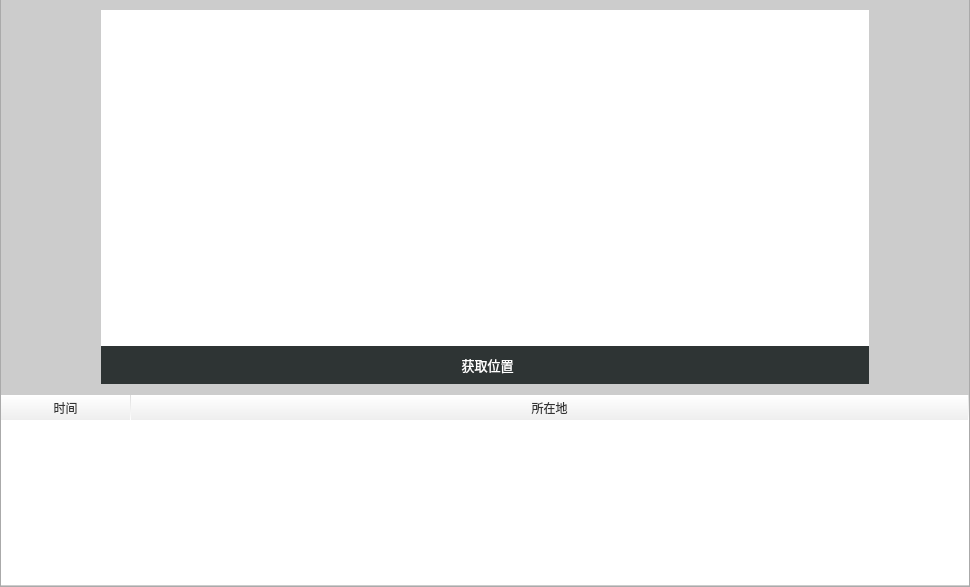
<?xml version="1.0" encoding="UTF-8"?>
<ui version="4.0">
 <class>MapInfoDlg</class>
 <widget class="QWidget" name="MapInfoDlg">
  <property name="geometry">
   <rect>
    <x>0</x>
    <y>0</y>
    <width>970</width>
    <height>587</height>
   </rect>
  </property>
  <property name="windowTitle">
   <string>MapInfoDlg</string>
  </property>
  <property name="styleSheet">
   <string notr="true">QFrame#MapInfoDlg
{
	background-color:#cccccc;
}</string>
  </property>
  <layout class="QHBoxLayout" name="horizontalLayout">
   <property name="spacing">
    <number>0</number>
   </property>
   <property name="margin">
    <number>0</number>
   </property>
   <item>
    <widget class="QFrame" name="map">
     <property name="styleSheet">
      <string notr="true">QFrame#map
{	
 background-color:#cccccc;
border:1px solid #aaaaaa;
 border-top-width:0px;
}</string>
     </property>
     <property name="frameShape">
      <enum>QFrame::StyledPanel</enum>
     </property>
     <property name="frameShadow">
      <enum>QFrame::Raised</enum>
     </property>
     <layout class="QVBoxLayout" name="verticalLayout_2">
      <property name="spacing">
       <number>0</number>
      </property>
      <property name="margin">
       <number>0</number>
      </property>
      <item>
       <layout class="QVBoxLayout" name="verticalLayout_21">
        <property name="spacing">
         <number>0</number>
        </property>
        <item>
         <spacer name="verticalSpacer_2">
          <property name="orientation">
           <enum>Qt::Vertical</enum>
          </property>
          <property name="sizeType">
           <enum>QSizePolicy::Fixed</enum>
          </property>
          <property name="sizeHint" stdset="0">
           <size>
            <width>20</width>
            <height>10</height>
           </size>
          </property>
         </spacer>
        </item>
       </layout>
      </item>
      <item>
       <layout class="QHBoxLayout" name="horizontalLayout_2">
        <item>
         <spacer name="horizontalSpacer">
          <property name="orientation">
           <enum>Qt::Horizontal</enum>
          </property>
          <property name="sizeType">
           <enum>QSizePolicy::Fixed</enum>
          </property>
          <property name="sizeHint" stdset="0">
           <size>
            <width>100</width>
            <height>20</height>
           </size>
          </property>
         </spacer>
        </item>
        <item>
         <layout class="QVBoxLayout" name="verticalLayout">
          <property name="spacing">
           <number>0</number>
          </property>
          <item>
           <widget class="QFrame" name="mapContainer">
            <property name="sizePolicy">
             <sizepolicy hsizetype="Expanding" vsizetype="Expanding">
              <horstretch>0</horstretch>
              <verstretch>0</verstretch>
             </sizepolicy>
            </property>
            <property name="minimumSize">
             <size>
              <width>500</width>
              <height>300</height>
             </size>
            </property>
            <property name="styleSheet">
             <string notr="true">QFrame#mapContainer
{
	padding:-10px;
	border:1px solid white;
	background-color:white;
}</string>
            </property>
            <property name="frameShape">
             <enum>QFrame::StyledPanel</enum>
            </property>
            <property name="frameShadow">
             <enum>QFrame::Raised</enum>
            </property>
           </widget>
          </item>
          <item>
           <widget class="QPushButton" name="btnGetLocation">
            <property name="sizePolicy">
             <sizepolicy hsizetype="Expanding" vsizetype="Fixed">
              <horstretch>0</horstretch>
              <verstretch>0</verstretch>
             </sizepolicy>
            </property>
            <property name="minimumSize">
             <size>
              <width>101</width>
              <height>38</height>
             </size>
            </property>
            <property name="maximumSize">
             <size>
              <width>9999</width>
              <height>38</height>
             </size>
            </property>
            <property name="styleSheet">
             <string notr="true">QPushButton
{
	font-family:&quot;Microsoft Yahei&quot;;
	font-size:13px;
	border:0px solid #aaaaaa;
	color:white;
	padding-left:5px;
	background-color:transparent;
	text-align:center;
	background-color:rgb(46,52,52);
}

QPushButton:hover
{
	background-color:rgb(128,188,255);
}

QPushButton:pressed
{
	background-color:rgb(128,188,255);
	margin:1px;
}</string>
            </property>
            <property name="text">
             <string>获取位置</string>
            </property>
            <property name="icon">
             <iconset resource="maindlg.qrc">
              <normaloff>image/location.png</normaloff>image/location.png</iconset>
            </property>
            <property name="iconSize">
             <size>
              <width>24</width>
              <height>24</height>
             </size>
            </property>
           </widget>
          </item>
         </layout>
        </item>
        <item>
         <spacer name="horizontalSpacer_2">
          <property name="orientation">
           <enum>Qt::Horizontal</enum>
          </property>
          <property name="sizeType">
           <enum>QSizePolicy::Fixed</enum>
          </property>
          <property name="sizeHint" stdset="0">
           <size>
            <width>100</width>
            <height>20</height>
           </size>
          </property>
         </spacer>
        </item>
       </layout>
      </item>
      <item>
       <spacer name="verticalSpacer">
        <property name="orientation">
         <enum>Qt::Vertical</enum>
        </property>
        <property name="sizeType">
         <enum>QSizePolicy::Fixed</enum>
        </property>
        <property name="sizeHint" stdset="0">
         <size>
          <width>10</width>
          <height>10</height>
         </size>
        </property>
       </spacer>
      </item>
      <item>
       <widget class="QTableWidget" name="tbLocationHistory">
        <property name="sizePolicy">
         <sizepolicy hsizetype="Minimum" vsizetype="Minimum">
          <horstretch>0</horstretch>
          <verstretch>0</verstretch>
         </sizepolicy>
        </property>
        <property name="minimumSize">
         <size>
          <width>270</width>
          <height>0</height>
         </size>
        </property>
        <property name="maximumSize">
         <size>
          <width>9999</width>
          <height>16777215</height>
         </size>
        </property>
        <property name="styleSheet">
         <string notr="true">
QHeaderView::section {
	background-color:qlineargradient(spread:pad, x1:0, y1:0, x2:0, y2:1, stop:0 #ffffff, stop:1 #eeeeee);
	border:none;
	border-right: 1px solid qlineargradient(spread:pad, x1:0, y1:0, x2:0, y2:1, stop:0 #dddddd, stop:1 #ffffff);
	border-bottom: 0px solid #eeeeee;
	height:25px;
	color:#333333;
	font-family:&quot;微软雅黑&quot;;
	text-align:center left;
 }

QTableWidget QHeaderView::section:hover {
	background-color:qlineargradient(spread:pad, x1:0, y1:0, x2:0, y2:1, stop:0 #ddeeff, stop:1 #eef0ff);
 }

QTableWidget:item
{
	padding-left:10px;
}

QFrame#tbLocationHistory{
	border:0px solid #cccccc;
	border-bottom-width:1px;
	border-top-width:1px;
}

 QHeaderView::down-arrow {
     image: none;
 }

 QHeaderView::up-arrow {
     image: none;
 } 
QScrollBar:vertical {
     border: 0px solid grey;
     background: transparent;
     width: 10px;
 }
 QScrollBar::handle:vertical {
     background: #cccccc;;
     min-height: 100px;
 }
 QScrollBar::handle:vertical:hover {
     background: #aaaaaa;
     min-height: 100px;
 }
 QScrollBar::add-line:vertical {
	border:none;
	background:transparent;
 }
 QScrollBar::sub-line:vertical {
	border:none;
	background:transparent;
 }</string>
        </property>
        <property name="frameShape">
         <enum>QFrame::NoFrame</enum>
        </property>
        <property name="editTriggers">
         <set>QAbstractItemView::NoEditTriggers</set>
        </property>
        <property name="selectionMode">
         <enum>QAbstractItemView::SingleSelection</enum>
        </property>
        <property name="selectionBehavior">
         <enum>QAbstractItemView::SelectRows</enum>
        </property>
        <property name="showGrid">
         <bool>false</bool>
        </property>
        <attribute name="horizontalHeaderDefaultSectionSize">
         <number>130</number>
        </attribute>
        <attribute name="horizontalHeaderHighlightSections">
         <bool>false</bool>
        </attribute>
        <attribute name="horizontalHeaderMinimumSectionSize">
         <number>130</number>
        </attribute>
        <attribute name="horizontalHeaderShowSortIndicator" stdset="0">
         <bool>false</bool>
        </attribute>
        <attribute name="horizontalHeaderStretchLastSection">
         <bool>true</bool>
        </attribute>
        <attribute name="verticalHeaderDefaultSectionSize">
         <number>20</number>
        </attribute>
        <attribute name="verticalHeaderHighlightSections">
         <bool>false</bool>
        </attribute>
        <attribute name="verticalHeaderMinimumSectionSize">
         <number>20</number>
        </attribute>
        <column>
         <property name="text">
          <string>时间</string>
         </property>
        </column>
        <column>
         <property name="text">
          <string>所在地</string>
         </property>
        </column>
       </widget>
      </item>
     </layout>
    </widget>
   </item>
  </layout>
 </widget>
 <layoutdefault spacing="6" margin="11"/>
 <resources>
  <include location="maindlg.qrc"/>
 </resources>
 <connections/>
</ui>
